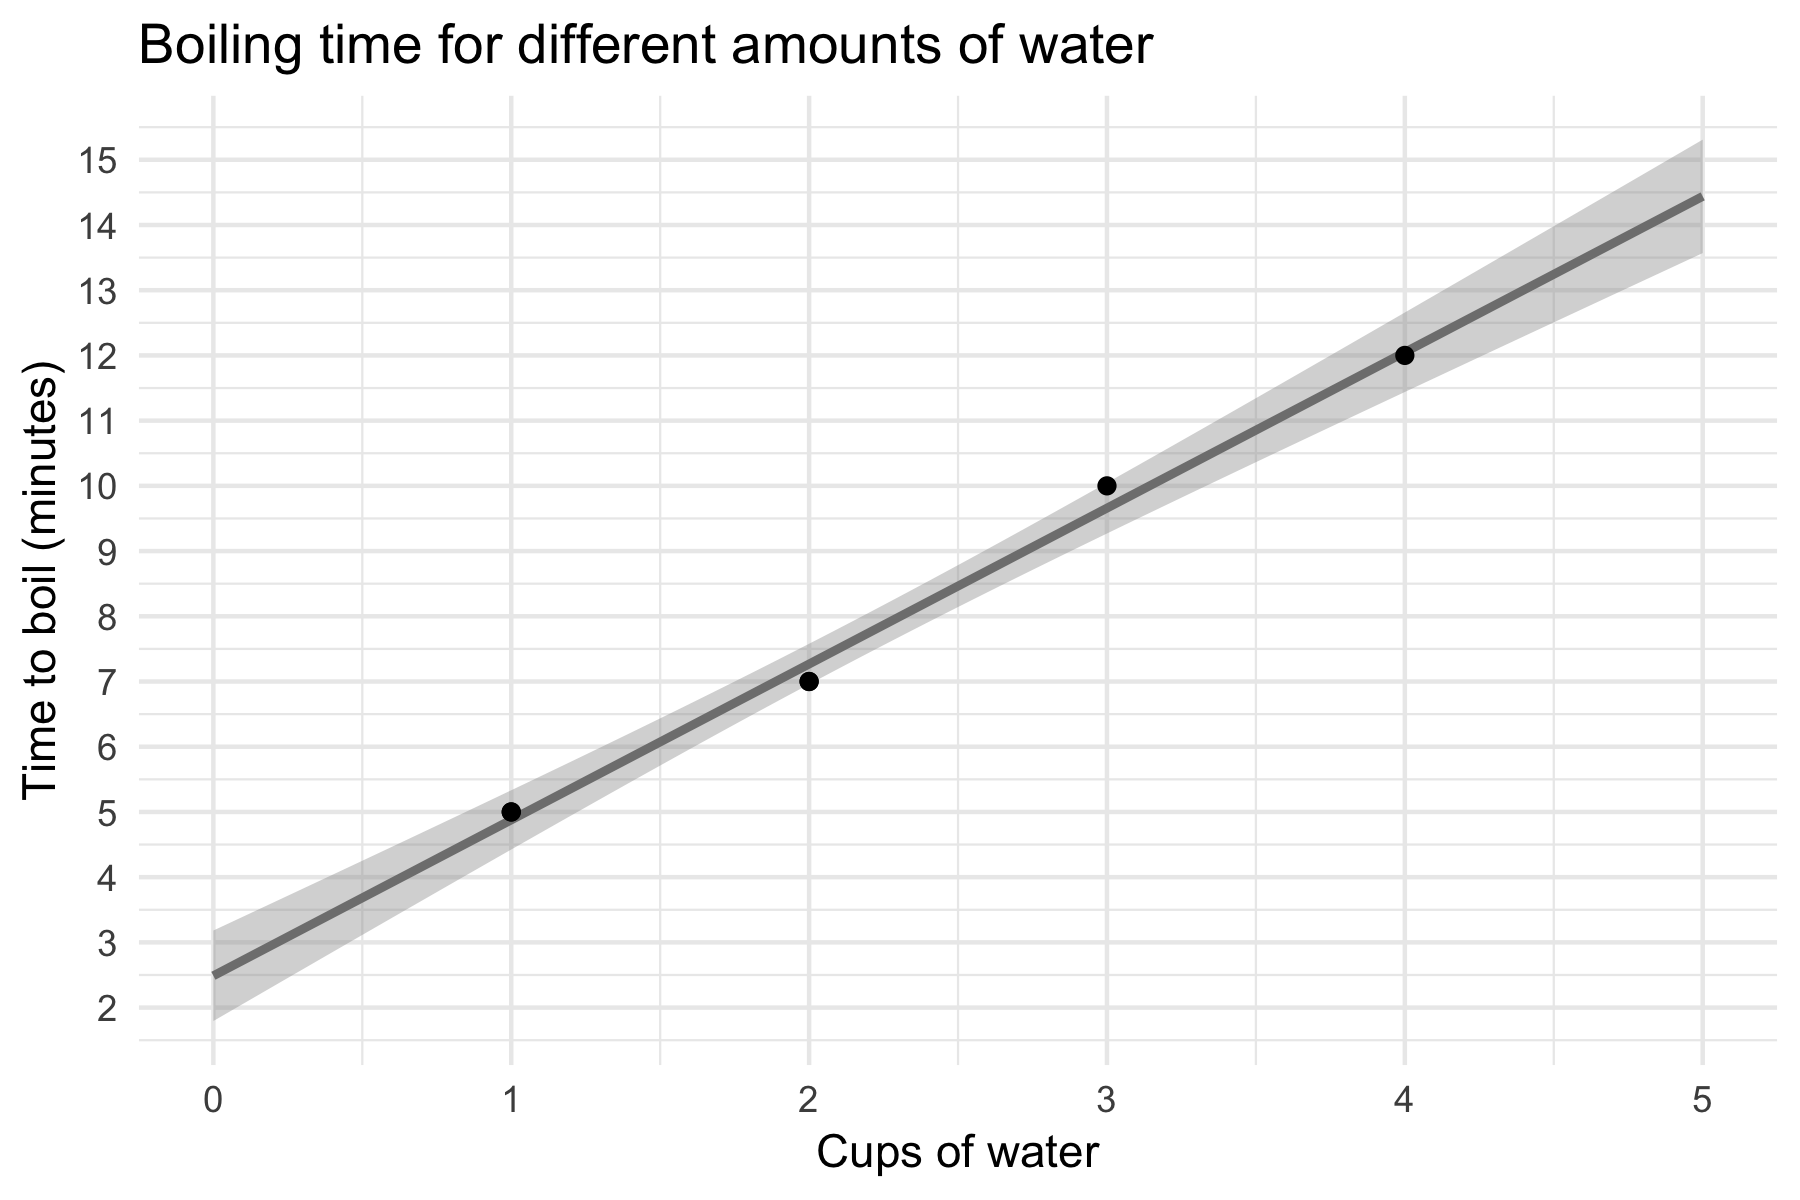

The R source for this figure:
library(tidyverse)
library(modelr)

theme_set(theme_minimal())

# read in data
measurements <- read_csv('boiling_times.csv') %>%
  mutate(Temperature = as.numeric(Temperature))

# plot temperature over time
measurements %>%
  filter(Trial == 1) %>%
  mutate(Cups = as.factor(Cups)) %>%
  ggplot(aes(x = Time, y = Temperature, color = Cups)) +
  geom_point() +
  geom_line() +
  labs(x = 'Time (minutes)',
       y = 'Temperature (F)',
       color = 'Cups of water',
       title = 'Temperature over time for different amounts of water') +
  scale_x_continuous(breaks = 1:12)
ggsave('temp_over_time.png', width = 6, height = 4)

# plot boiling times and best fit line
measurements %>%
  filter(is.na(Temperature)) %>%
  ggplot(aes(x = Cups, y = Time)) +
  stat_smooth(method = "lm", fullrange = T, color = "grey50") +
  geom_point() +
  xlim(c(0,5)) +
  labs(x = 'Cups of water',
       y = 'Time to boil (minutes)',
       title = 'Boiling time for different amounts of water')
ggsave('boiling_times.png', width = 6, height = 4)
